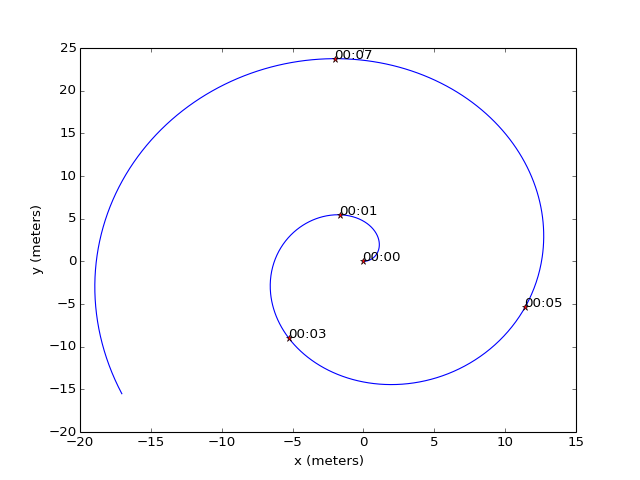

Python code for this plot:
from pylayers.mobility.trajectory import *
import matplotlib.pyplot as plt
import numpy as np
t = np.arange(0,10,0.01)
x = 2*t*np.cos(t)
y = 3*t*np.sin(t)
z = 0*t
pt =np.vstack((x,y,z)).T
traj = Trajectory()
traj.generate(t,pt)
f,a = traj.plot()
plt.show()
